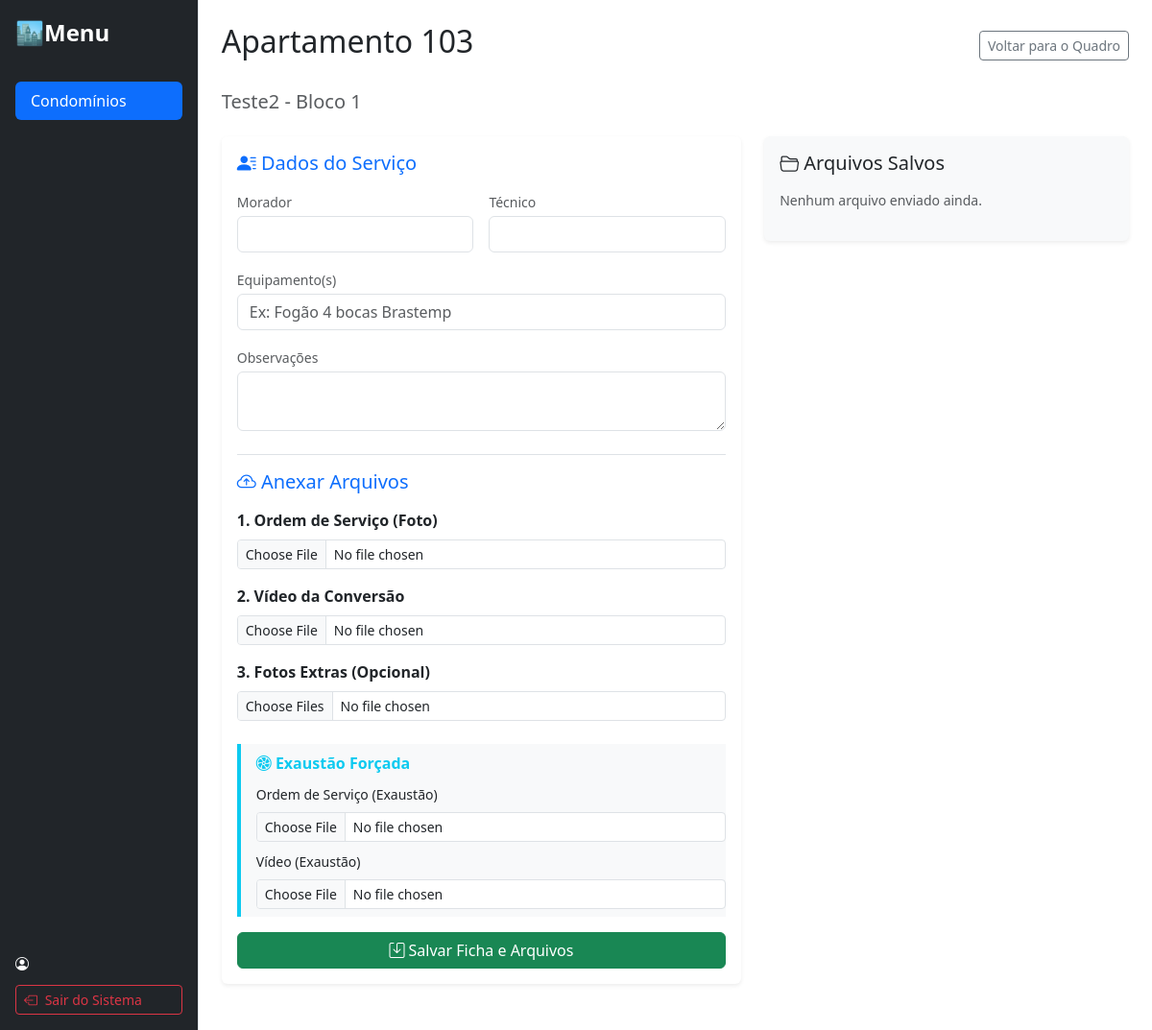
/apartamento/445/, run on the app's committed database.
### core/models.py (models this page shows, shortened)
class Apartamento(models.Model):
    bloco = models.ForeignKey(Bloco, on_delete=models.CASCADE, related_name='apartamentos')
    numero = models.CharField(max_length=10)
    naturgy = models.BooleanField(default=False)
    ap_2p6 = models.BooleanField(default=False)
    morador = models.CharField(max_length=100, blank=True, verbose_name="Nome do Morador")
    tecnico = models.CharField(max_length=100, blank=True, verbose_name="Técnico Responsável")
    equipamento = models.CharField(max_length=200, blank=True, verbose_name="Equipamento(s)", help_text="Ex: Fogão 4 bocas, Aquecedor Lorenzetti")
    observacoes = models.TextField(blank=True, verbose_name="Observações / Impedimentos")
    exaustao_forcada = models.BooleanField(default=False)
    class Meta:
        ordering = ['numero']

class Bloco(models.Model):
    condominio = models.ForeignKey('Condominio', on_delete=models.CASCADE, related_name='blocos')
    nome = models.CharField(max_length=50)
    qtd_andares = models.PositiveIntegerField(null=True, blank=True, help_text="Quantos andares tem o prédio?")
    qtd_ap_por_andar = models.PositiveIntegerField(null=True, blank=True, help_text="Quantos apartamentos por andar?")
    inicio_numeracao = models.PositiveIntegerField(default=101, help_text="Qual é o primeiro apartamento? ex: 101")
    usuarios = models.ManyToManyField(User, blank=True, related_name='blocos_atribuidos', help_text="Equipes/Usuários restritos apenas a este bloco.")

class Condominio(models.Model):
    nome = models.CharField(max_length=100)
    endereco = models.CharField(max_length=255, blank=True)
    data_criacao = models.DateTimeField()
    data_inicio = models.DateField(null=True, blank=True, verbose_name="Início do Serviço")
    data_fim = models.DateField(null=True, blank=True, verbose_name="Fim do Serviço")
    usuarios = models.ManyToManyField(User, blank=True, related_name='condominios', help_text="Usuários que podem ver TODOS os blocos deste condomínio.")
    qtd_andares_padrao = models.PositiveIntegerField(default=0, help_text="Padrão para os blocos deste condomínio")
    qtd_ap_por_andar_padrao = models.PositiveIntegerField(default=0, help_text="Padrão de aptos por andar")
    qtd_saloes_festas = models.PositiveIntegerField(default=0, verbose_name="Qtd. Salões de Festas", help_text="Cria automaticamente um bloco de Áreas Comuns")

### core/views.py (the view, shortened to what this page needs)
# urls.py: path('apartamento/<int:pk>/', views.ficha_apartamento, name='ficha_apartamento'),
def ficha_apartamento(request, pk):
    apto = get_object_or_404(Apartamento, pk=pk)
    contexto = {
        'apto': apto,
        'arquivos': apto.arquivos.all()
    }
    return render(request, 'core/ficha_apartamento.html', contexto)

### core/templates/core/ficha_apartamento.html (shortened to what this page needs)
{% extends 'core/base.html' %}
{% block conteudo %}
<div class="d-flex justify-content-between align-items-center mb-4">
    <h2>Apartamento {{ apto.numero }}</h2>
    <a href="{% url 'detalhe_condominio' apto.bloco.condominio.pk %}" class="btn btn-outline-secondary btn-sm">
        Voltar para o Quadro
    </a>
</div>
<h5 class="text-muted mb-4">{{ apto.bloco.condominio.nome }} - Bloco {{ apto.bloco.nome }}</h5>
<div class="row">
    <div class="col-md-7">
        <div class="card shadow-sm border-0 mb-4">
            <div class="card-body">
                <form method="POST" enctype="multipart/form-data">
                    <h5 class="mb-3 text-primary"><i class="bi bi-person-lines-fill"></i> Dados do Serviço</h5>
                    <div class="row g-3 mb-4">
                        <div class="col-md-6">
                            <label class="form-label text-muted small mb-1">Morador</label>
                            <input type="text" class="form-control" name="morador" value="{{ apto.morador }}">
                        </div>
                        <div class="col-md-6">
                            <label class="form-label text-muted small mb-1">Técnico</label>
                            <input type="text" class="form-control" name="tecnico" value="{{ apto.tecnico }}">
                        </div>
                        <div class="col-12">
                            <label class="form-label text-muted small mb-1">Equipamento(s)</label>
                            <input type="text" class="form-control" name="equipamento" value="{{ apto.equipamento }}" placeholder="Ex: Fogão 4 bocas Brastemp">
                        </div>
                        <div class="col-12">
                            <label class="form-label text-muted small mb-1">Observações</label>
                            <textarea class="form-control" name="observacoes" rows="2">{{ apto.observacoes }}</textarea>
                        </div>
                    </div>
                    <h5 class="mb-3 text-primary border-top pt-3"><i class="bi bi-cloud-arrow-up"></i> Anexar Arquivos</h5>
                    <div class="mb-3">
                        <label class="form-label fw-bold">1. Ordem de Serviço (Foto)</label>
                        <input class="form-control form-control-sm" type="file" name="arquivo_os" accept="image/*,application/pdf">
                    </div>
                    <div class="mb-3">
                        <label class="form-label fw-bold">2. Vídeo da Conversão</label>
                        <input class="form-control form-control-sm" type="file" name="arquivo_video" accept="video/*">
                    </div>
                    <div class="mb-4">
                        <label class="form-label fw-bold">3. Fotos Extras (Opcional)</label>
                        <input class="form-control form-control-sm" type="file" name="arquivos_extras" accept="image/*" multiple>
                    </div>
                    <div class="mb-3 border-start border-info border-4 ps-3 bg-light py-2">
                        <label class="form-label fw-bold text-info"><i class="bi bi-fan"></i> Exaustão Forçada</label>
                        <div class="mb-2">
                            <label class="form-label small">Ordem de Serviço (Exaustão)</label>
                            <input class="form-control form-control-sm" type="file" name="arquivo_os_ex" accept="image/*,application/pdf">
                        </div>
                        <div>
                            <label class="form-label small">Vídeo (Exaustão)</label>
                            <input class="form-control form-control-sm" type="file" name="arquivo_video_ex" accept="video/*">
                        </div>
                    </div>
                    <button type="submit" class="btn btn-success w-100">
                        <i class="bi bi-save"></i> Salvar Ficha e Arquivos
                    </button>
                </form>
            </div>
        </div>
    </div>
    <div class="col-md-5">
        <div class="card shadow-sm border-0 bg-light">
            <div class="card-body">
                <h5 class="mb-3"><i class="bi bi-folder2-open"></i> Arquivos Salvos</h5>
                {% if arquivos %}
                    <ul class="list-group">
                        {% for arquivo in arquivos %}
                            <li class="list-group-item d-flex justify-content-between align-items-center">
                                <div>
                                    {% if arquivo.tipo == 'VIDEO' %}
                                        <i class="bi bi-camera-video text-danger me-2"></i>
                                    {% elif arquivo.tipo == 'OS' %}
                                        <i class="bi bi-file-earmark-text text-primary me-2"></i>
                                    {% else %}
                                        <i class="bi bi-image text-success me-2"></i>
                                    {% endif %}
                                    <a href="{{ arquivo.arquivo.url }}" target="_blank" class="text-decoration-none text-dark fw-bold">
                                        {{ arquivo.get_tipo_display }}
                                    </a>
                                    <small class="d-block text-muted" style="font-size: 0.65em; margin-left: 24px;">
                                        {{ arquivo.arquivo.name }}
                                    </small>
                                </div>
                                <div class="d-flex align-items-center">
                                    <small class="text-muted me-3" style="font-size: 0.7em;">
                                        {{ arquivo.data_envio|date:"d/m H:i" }}
                                    </small>
                                    <form method="POST" action="{% url 'deletar_arquivo' arquivo.pk %}" class="m-0 p-0">
                                        {% csrf_token %}
                                        <button type="submit" class="btn btn-sm btn-outline-danger border-0 p-1" title="Apagar Arquivo">
                                            <i class="bi bi-trash"></i>
                                        </button>
                                    </form>
                                </div>
                            </li>
                        {% endfor %}
                    </ul>
                {% else %}
                    <p class="text-muted small">Nenhum arquivo enviado ainda.</p>
                {% endif %}
            </div>
        </div>
    </div>
</div>
{% endblock %}

### data on the page
Apartamento: numero "103", bloco.condominio.nome "Teste2", bloco.nome "1"
